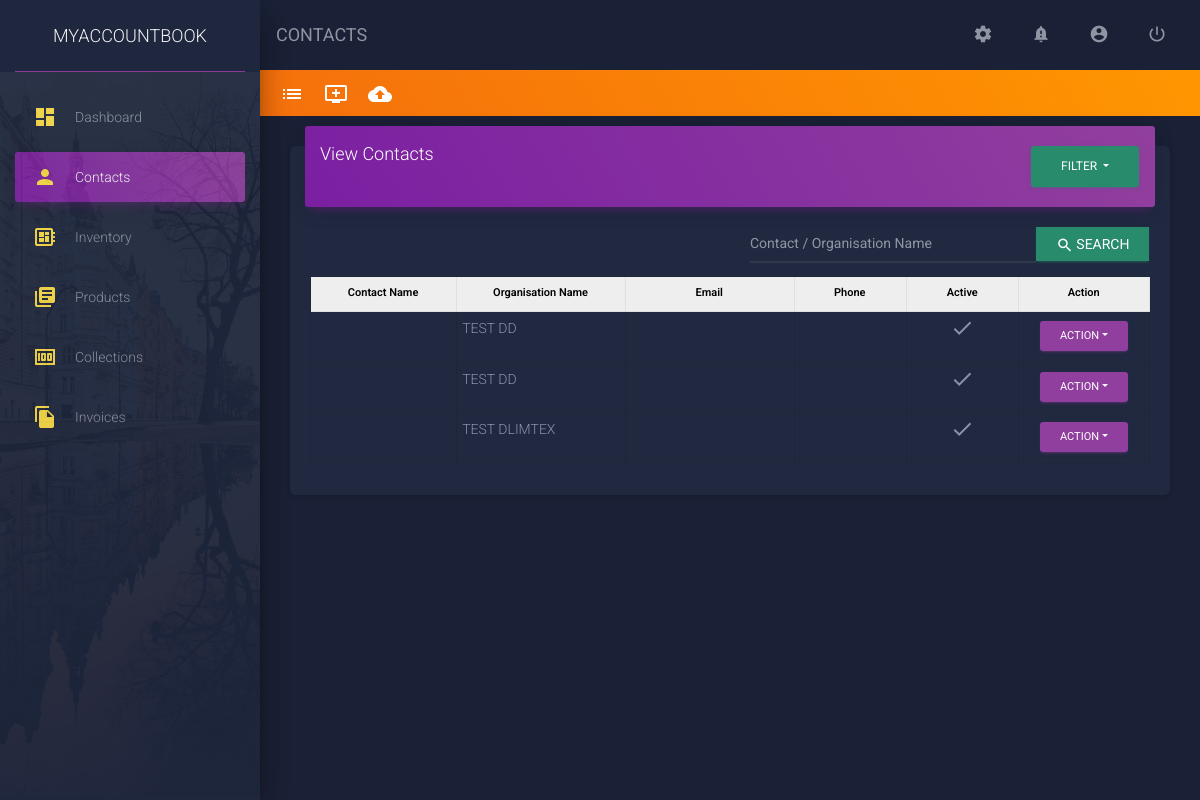
The page /contacts/ (signed in) on the database as committed earlier.
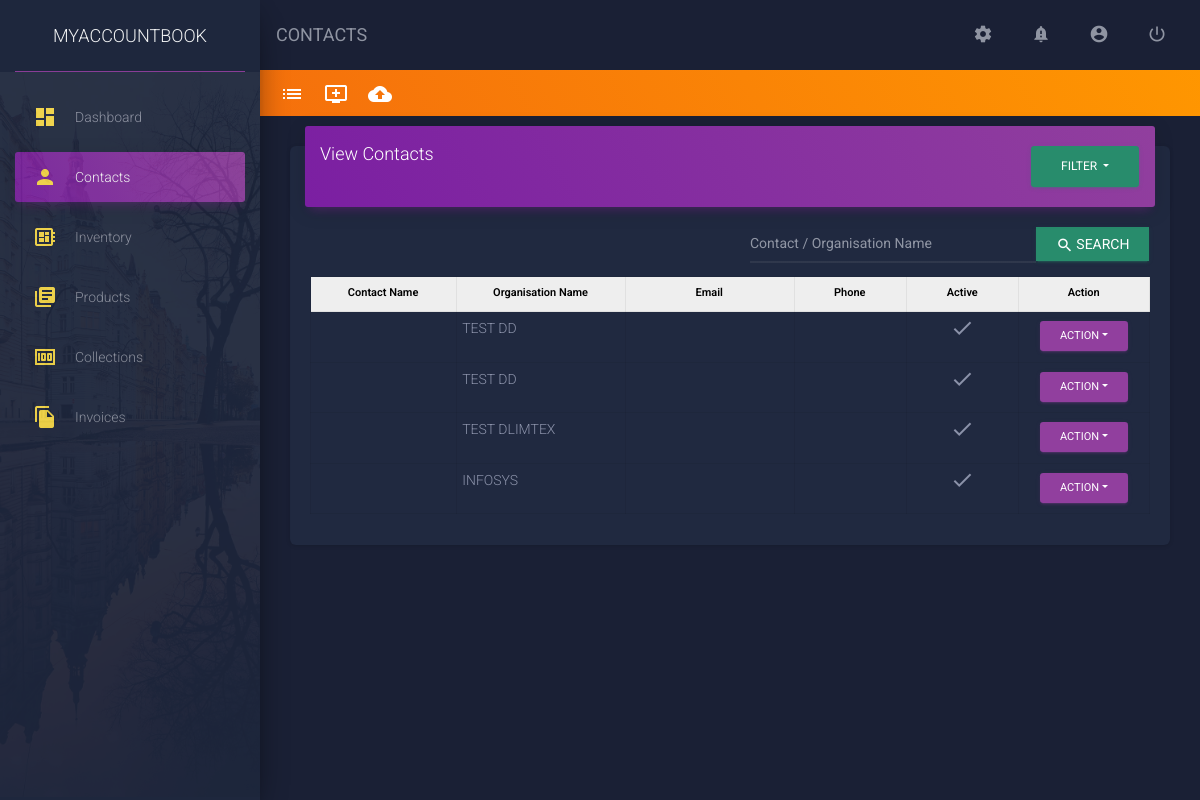
The same page on the database as committed later.
### app/models/contacts_model.py (models this page shows, shortened)
class Contacts(models.Model):
    user = models.ForeignKey(User, on_delete = models.CASCADE, db_index = True, null = True,)
    app_id = models.CharField(
        max_length = 30,
        db_index = True,
        blank = True,
        null = True,
    )
    is_imported_user = models.BooleanField(
        default = False,
        db_index = True,
        choices = user_constants.IS_TRUE,
        blank = True,
    )
    imported_user = models.ForeignKey(
        User,
        related_name = 'imported_user',
        db_index = True,
        blank = True,
        null = True,
        on_delete = models.SET_NULL,
    )
    customer_type = models.IntegerField(
        db_index = True,
        choices = user_constants.CUSTOMER_TYPE,
        default = 1,
        null = True,
        blank = True,
    )
    is_sub_customer = models.IntegerField(
        choices = user_constants.IS_SUB_CUSTOMER,
        default = 1,
        db_index = True,
        null = True,
        blank = True,
    )
    salutation = models.IntegerField(
        db_index = True,
        default = 0,
        choices = user_constants.SALUTATIONS,
    )
    contact_name = models.CharField(
        max_length = 250,
        blank = False,
        null = False,
        db_index = True,
    )
    display_name = models.CharField(
        max_length = 250,
        blank = True,
        null = True,
        db_index = True,
    )
    organization_type = models.IntegerField(
        db_index = True,
        choices = user_constants.ORGANIZATION_TYPE,
        default = 1,
    )
    organization_name = models.CharField(
        max_length = 250,
        db_index = False,
        blank = False,
        null = True,
    )
    is_msme_reg = models.BooleanField(
        db_index = True,
        choices = user_constants.IS_TRUE,
        default = False,
    )
    email = models.EmailField(
        blank = True,
        null = True,
        db_index = True,
    )
    phone = models.CharField(
        max_length = 250,
        db_index = True,
        blank = True,
        null = True,
    )
    website = models.CharField(
        max_length = 250,
        db_index = True,
        blank = True,
        null = True,
    )
    facebook = models.CharField(
        blank = True,
        null = True,
        max_length = 250,
    )
    twitter = models.CharField(
        blank = True,
        null = True,
        max_length = 250,
    )
    is_active = models.BooleanField(
        db_index = True,
        choices =  user_constants.IS_TRUE,
        default = True,
    )
    notes = models.TextField(
        blank = True,
        null = True,
    )
    attachements = models.FileField(
        upload_to = attachments_rename,
        db_index = True,
        blank = True,
        null = True,
    )
    created_on = models.DateTimeField(
        auto_now = True,
        db_index = True,
    )
    updated_on = models.DateTimeField(
        auto_now = False,
        db_index = True,
        null = True,
    )
    class Meta:
        verbose_name_plural = 'contacts_tbl'

### app/views/contacts.py (the view, shortened to what this page needs)
# urls.py: path('contacts/', never_cache(login_required(contacts.ContactsView.as_view())), name = 'contacts'),
class ContactsView(View):
    template_name = 'app/app_files/contacts/base.html'
    data = defaultdict()
    data["view"] = ""
    data["contacts"] = {}
    data["active_link"] = 'Contacts'
    data["breadcrumb_title"] = 'CONTACTS'
    data["css_files"] = []
    data["js_files"] = ['custom_files/js/contacts.js']
    data["included_template"] = 'app/app_files/contacts/view_contacts.html'
    def get(self, request):
        a = str(request)
        x = a[-4:-1]
        search = request.GET.get('search',False)
        contacts = contacts_model.Contacts.objects.filter(user = request.user)
        if search:
            contacts = contacts.filter(
                Q(contact_name__contains = search) |
                Q(display_name__contains = search) |
                Q(organization_name__contains = search)
            )
        self.data["contacts"] = contacts
        return render(request, self.template_name, self.data)

### app/templatetags/common_filters.py (called while the page is built)
@register.simple_tag
def load_css_files(scripts = list()):
    html = []
    for script in scripts:
        html.append('<link rel="stylesheet" href="'+settings.STATIC_URL+script+'"/>')
    return safestring.mark_safe(''.join(html))

@register.simple_tag
def load_javascript_files(scripts = list()):
    html = []
    for script in scripts:
        html.append('<script src="'+settings.STATIC_URL+script+'"></script>')
    return safestring.mark_safe(''.join(html))

### app/templates/app/app_files/contacts/base.html
{% extends 'app/base/base.html' %}
{% load static %}
{% load common_filters %}
{% load pagination %}
{% block content %}
<div class="row custom-row" style="padding:10px; background: linear-gradient(60deg,#f5700c,#ff9800);">
    <ul style="list-style:none; margin:0px; color:#FFFFFF; padding:0px;">
        <li class="nav-item" style="float:left;padding:0px 10px;">
            <a href="{% url 'contacts' %}" style="color:#FFFFFF; text-decoration:none; font-size: 20px;" title="View Contacts As List">
                <i class="material-icons">list</i>
            </a>
        </li>
        <li class="nav-item" style="float:left;padding:0px 10px;">
            <a href="{% url 'add-contacts' %}" style="color:#FFFFFF; text-decoration:none; font-size: 20px;" title="Add Contact">
                <i class="material-icons">add_to_queue</i>
            </a>
        </li>
        <li class="nav-item" style="float:left;padding:0px 10px;">
            <a href="{% url 'contacts-upload' 'views' %}" style="color:#FFFFFF; text-decoration:none; font-size: 20px;" title="Upload Contacts">
                <i class="material-icons">cloud_upload</i>
            </a>
        </li>
    </ul>
</div>
<div class="container">
    {% include included_template %}
</div>
{% endblock %}

### app/templates/app/app_files/contacts/view_contacts.html (shortened to what this page needs)
<div class="row">
    <div class="col-lg-12">
        <div class="card">
            <div class="card-header card-header-primary">
                <div class="row">
                <div class="col">
                    <h4 class="card-title ">View Contacts</h4>
                </div>
                <div class="col" >
                    <form action="{% url 'contacts' %}" method="get">
                        <div class="dropdown">
                            <button class="btn btn-success dropdown-toggle" type="button" id="dropdownMenuButton" data-toggle="dropdown"data-display="static" aria-haspopup="true" aria-expanded="false" style="float: right;">
                                Filter
                            </button>
                        </div>
                        </form>
                </div>
                </div>
            </div>
            <div class="card-body">
                <form method="get">
                    <div class="input-group pull-right" style="width:400px; margin-bottom:10px;">
                    <input name="search" type="text" class="form-control" placeholder="Contact / Organisation Name" style="height: 41px !important">
                    <div class="input-group-append">
                        <button class="btn btn-sm btn-success" type="submit()" style="border-radius:0px;">
                            <i class="material-icons">search</i> <span style="font-size:14px;">Search</span>
                        </button>
                    </div>
                    </div>
                </form>
                <div class="table">
                    <table class=" table-bordered" width="100%" cellspacing="0">
                        <thead  style="background-color: #EEEEEE; color:#000000; font-size:11px">
                            <th class="text-center" style="color:#000000; font-size:11px;width: 13%">Contact Name</th>
                            <th class="text-center" style="color:#000000; font-size:11px;width: 15%">Organisation Name</th>
                            <th class="text-center" style="color:#000000; font-size:11px;width: 15%">Email</th>
                            <th class="text-center" style="color:#000000; font-size:11px;width: 10%">Phone</th>
                            <th class="text-center" style="color:#000000; font-size:11px;width: 10%">Active</th>
                            <th class="text-center" style="color:#000000; font-size:11px;width: 10%;">Action</th>
                        </thead>
                        <tbody>
                            {% for contact in contacts %}
                                <tr id="t{{contact.id}}">
                                    <td>{{contact.display_name|default_if_none:""}}</td>
                                    <td>{{contact.organization_name|default_if_none:""|upper}}</td>
                                    <td>{{contact.email|default_if_none:""}}</td>
                                    <td>{{contact.phone|default_if_none:""}}</td>
                                    <td class="text-center">
                                        {% if contact.is_active %}
                                            <i id="{{contact.id}}" class="material-icons">check</i>
                                        {% else %}
                                            <i id="{{contact.id}}" class="material-icons">clear</i>
                                        {% endif %}
                                    </td>
                                    <td class="text-center">
                                        <div class="dropdown">
                                            <button class="btn btn-primary dropdown-toggle btn-sm" type="button" id="dropdownMenuButton" data-toggle="dropdown" aria-haspopup="true" aria-expanded="false" >Action</button>
                                        </div>
                                    </td>
                                </tr>
                            {% endfor %}
                        </tbody>
                    </table>
                </div>
            </div>
        </div>
    </div>
</div>

Rows that differ between the two databases and show on the page:
added Contacts: organization_name "INFOSYS"
